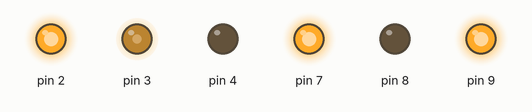
Simulated run of this sketch. Board: Arduino Uno, built with avr-gcc and run on an emulated ATmega328P. Parts: output pins drawn as LEDs (lit = HIGH).

Above: at 0.1 s.
Timing chart, 0 to 1.6 s (numbered marks = the images above):
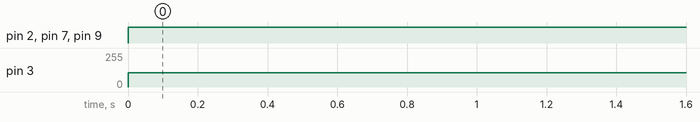

Measured:
- by itself, pin 2, pin 7, pin 9: LOW → HIGH at 0.00 s
- by itself, pin 3: 0/255 → 106/255 at 0.00 s

The sketch:

motorTest.ino
```cpp
double test =-150;
void setup() {
  // put your setup code here, to run once:
  pinMode(2, OUTPUT);
  pinMode(3, OUTPUT);
  pinMode(4, OUTPUT);
  pinMode(7, OUTPUT);
  pinMode(8, OUTPUT);
  pinMode(9, OUTPUT);

}

void loop() {
  // put your main code here, to run repeatedly:
  digitalWrite(2,HIGH);
  digitalWrite(4,LOW);
  digitalWrite(7,HIGH);
  digitalWrite(8,LOW);
  analogWrite(3,test);
  analogWrite(9,test);

}
```
